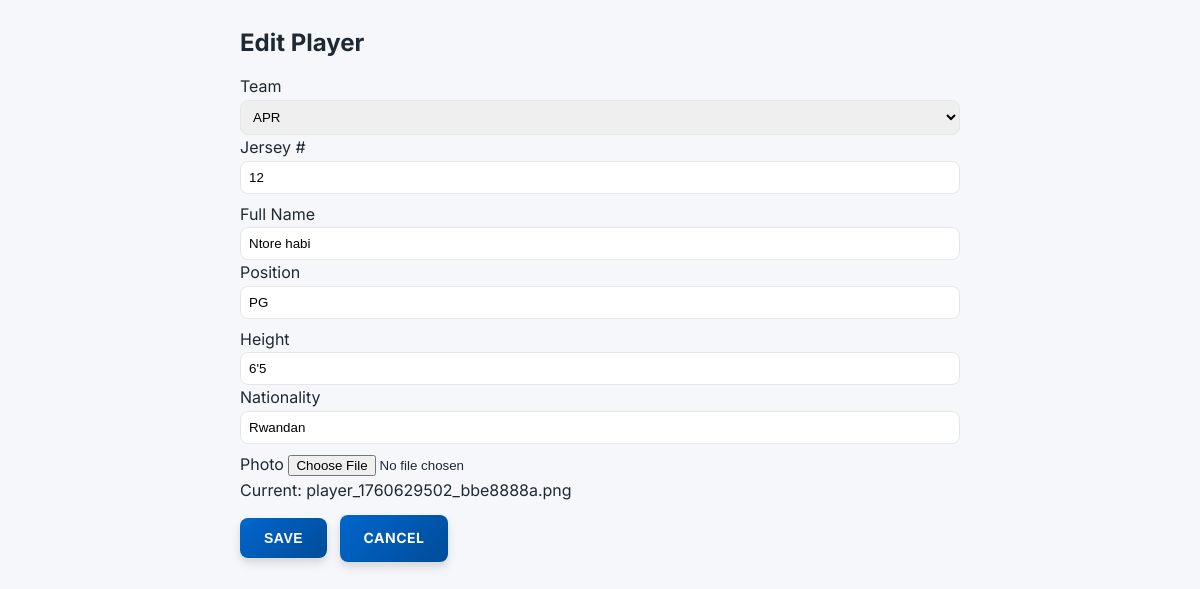
The page /admin/player-form.php?id=2 (signed in) on the database its author committed.
### tables this page shows
CREATE TABLE IF NOT EXISTS players(
  id INT AUTO_INCREMENT PRIMARY KEY,
  team_id INT,
  name VARCHAR(100),
  position VARCHAR(50),
  height VARCHAR(10),
  nationality VARCHAR(50),
  jersey_number INT,
  photo VARCHAR(255),
  FOREIGN KEY(team_id) REFERENCES teams(id) ON DELETE SET NULL
);

CREATE TABLE IF NOT EXISTS teams(
  id INT AUTO_INCREMENT PRIMARY KEY,
  name VARCHAR(100),
  gender ENUM('Men','Women'),
  division ENUM('Division 1','Division 2'),
  location VARCHAR(100),
  logo VARCHAR(255),
  description TEXT
);

### includes/config.php (called while the page is built, shortened)
<?php
function base_url(): string {
    $protocol = (!empty($_SERVER['HTTPS']) && $_SERVER['HTTPS'] !== 'off') ? 'https://' : 'http://';
    $host = $_SERVER['HTTP_HOST'] ?? 'localhost';
    $scriptName = $_SERVER['SCRIPT_NAME'] ?? '';
    $dir = rtrim(str_replace('\\', '/', dirname($scriptName)), '/.');
    return $protocol . $host . ($dir ? $dir . '/' : '/');
}
function sanitize(string $value): string {
    return htmlspecialchars(trim($value), ENT_QUOTES, 'UTF-8');
}
function asset_url(string $path): string {
    $trimmed = ltrim($path, '/');
    return base_url() . $trimmed;
}
?>

### admin/player-form.php (the view, shortened to what this page needs)
<?php require_once __DIR__ . '/../includes/config.php';
$id = isset($_GET['id']) && ctype_digit($_GET['id']) ? (int)$_GET['id'] : 0;
$editing = $id > 0;
$team_id = null;
$name = $position = $height = $nationality = '';
$jersey_number = '';
$photo = '';
$teams = $mysqli->query("SELECT id,name FROM teams ORDER BY name ASC");
if ($editing) {
  $stmt = $mysqli->prepare("SELECT team_id,name,position,height,nationality,jersey_number,photo FROM players WHERE id=? LIMIT 1");
  $stmt->bind_param('i',$id);
  $stmt->execute();
  $res = $stmt->get_result();
  if ($row = $res->fetch_assoc()) {
    $team_id = $row['team_id'];
    $name = $row['name'];
    $position = $row['position'];
    $height = $row['height'];
    $nationality = $row['nationality'];
    $jersey_number = $row['jersey_number'];
    $photo = $row['photo'];
  } else { die('Player not found'); }
}
?>
<!DOCTYPE html>
<html lang="en">
<head>
  <link rel="stylesheet" href="<?php echo asset_url('../css/admin.css'); ?>">
</head>
<body>
<div class="container" style="max-width:720px;margin:24px auto">
  <div class="card"><div class="card-body">
    <h2 style="margin:0 0 12px"><?php echo $editing? 'Edit':'Add'; ?> Player</h2>
    <form method="post" enctype="multipart/form-data">
      <div class="grid col-2" style="margin-bottom:8px">
        <div>
          <label>Team</label>
          <select name="team_id" style="width:100%;padding:8px;border:1px solid #e5e7eb;border-radius:8px">
            <?php while($t = $teams->fetch_assoc()): ?>
            <option value="<?php echo (int)$t['id']; ?>" <?php echo ($team_id==(int)$t['id'])?'selected':''; ?>><?php echo sanitize($t['name']); ?></option>
            <?php endwhile; ?>
          </select>
        </div>
        <div>
          <label>Jersey #</label>
          <input type="number" name="jersey_number" value="<?php echo (int)$jersey_number; ?>" style="width:100%;padding:8px;border:1px solid #e5e7eb;border-radius:8px">
        </div>
      </div>
      <div class="grid col-2" style="margin-bottom:8px">
        <div>
          <label>Full Name</label>
          <input type="text" name="name" value="<?php echo sanitize($name); ?>" required style="width:100%;padding:8px;border:1px solid #e5e7eb;border-radius:8px">
        </div>
        <div>
          <label>Position</label>
          <input type="text" name="position" value="<?php echo sanitize($position); ?>" style="width:100%;padding:8px;border:1px solid #e5e7eb;border-radius:8px">
        </div>
      </div>
      <div class="grid col-2" style="margin-bottom:8px">
        <div>
          <label>Height</label>
          <input type="text" name="height" value="<?php echo sanitize($height); ?>" placeholder="e.g., 6'5\" or 195cm" style="width:100%;padding:8px;border:1px solid #e5e7eb;border-radius:8px">
        </div>
        <div>
          <label>Nationality</label>
          <input type="text" name="nationality" value="<?php echo sanitize($nationality); ?>" style="width:100%;padding:8px;border:1px solid #e5e7eb;border-radius:8px">
        </div>
      </div>
      <div style="margin-bottom:12px">
        <label>Photo</label>
        <input type="file" name="photo" accept="image/*">
        <?php if($photo): ?><div class="muted">Current: <?php echo sanitize($photo); ?></div><?php endif; ?>
      </div>
      <div>
        <button class="btn" type="submit">Save</button>
        <a class="btn" style="margin-left:8px" href="players.php">Cancel</a>
      </div>
    </form>
  </div></div>
</div>
</body>
</html>

### assets/css/admin.css (style rules this page uses)
* { box-sizing: border-box; margin: 0; padding: 0; }
:root { --primary: #0066cc; --primary-light: #3385d6; --primary-dark: #004c99; --secondary: #00a651; --secondary-light: #33b870; --secondary-dark: #008040; --accent: #fcd116; --accent-hover: #e6bd00; --danger: #c41e3a; --danger-hover: #a01830; --success: #00a651; --success-hover: #008040; --warning: #ff9500; --info: #0066cc; --gray-50: #fafbfc; --gray-100: #f5f7fa; --gray-200: #e4e7eb; --gray-300: #cbd2d9; --gray-400: #9aa5b1; --gray-500: #7b8794; --gray-600: #616e7c; --gray-700: #52606d; --gray-800: #3e4c59; --gray-900: #1f2933; --sidebar-width: 280px; --header-height: 72px; --shadow-xs: 0 1px 2px rgba(0, 0, 0, 0.04); --shadow-sm: 0 2px 4px rgba(0, 0, 0, 0.06); --shadow: 0 4px 6px rgba(0, 0, 0, 0.07), 0 2px 4px rgba(0, 0, 0, 0.05); --shadow-md: 0 6px 12px rgba(0, 0, 0, 0.08), 0 4px 6px rgba(0, 0, 0, 0.06); --shadow-lg: 0 10px 20px rgba(0, 0, 0, 0.1), 0 6px 10px rgba(0, 0, 0, 0.08); --shadow-xl: 0 20px 40px rgba(0, 0, 0, 0.12), 0 10px 20px rgba(0, 0, 0, 0.1); --radius-sm: 4px; --radius: 6px; --radius-md: 8px; --radius-lg: 12px; --radius-xl: 16px; --transition: all 0.2s cubic-bezier(0.4, 0, 0.2, 1); --transition-slow: all 0.3s cubic-bezier(0.4, 0, 0.2, 1); }
body { font-family: 'Inter', -apple-system, BlinkMacSystemFont, 'Segoe UI', Roboto, 'Helvetica Neue', Arial, sans-serif; background: var(--gray-100); color: var(--gray-900); line-height: 1.6; -webkit-font-smoothing: antialiased; -moz-osx-font-smoothing: grayscale; }
.btn { display: inline-flex; align-items: center; gap: 10px; padding: 12px 24px; background: linear-gradient(135deg, var(--primary) 0%, var(--primary-dark) 100%); color: #fff; border: none; border-radius: var(--radius-md); text-decoration: none; font-weight: 700; font-size: 14px; cursor: pointer; transition: var(--transition-slow); text-transform: uppercase; letter-spacing: 0.5px; box-shadow: var(--shadow-md); position: relative; overflow: hidden; }
.btn::before { content: ''; position: absolute; top: 0; left: -100%; width: 100%; height: 100%; background: linear-gradient(90deg, transparent, rgba(255, 255, 255, 0.2), transparent); transition: left 0.5s; }

### rows shown on the page
players: team_id "APR", jersey_number "12", name "Ntore habi", position "PG", height "6'5", nationality "Rwandan", photo "player_1760629502_bbe8888a.png"
